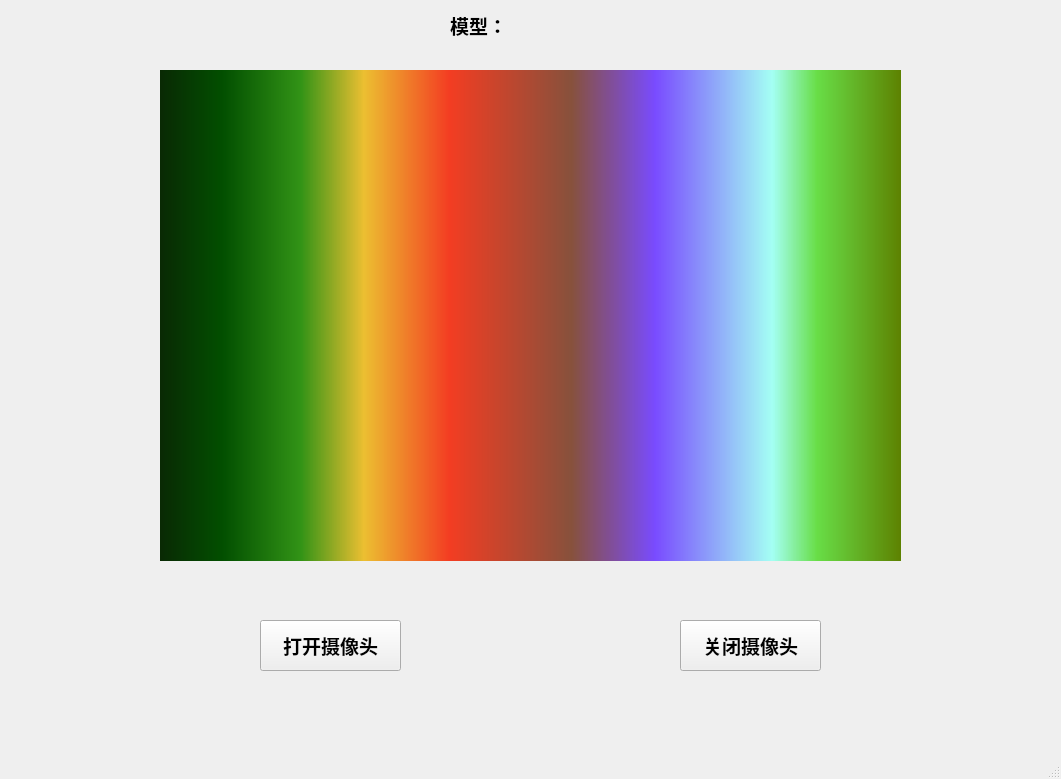
<?xml version="1.0" encoding="UTF-8"?>
<ui version="4.0">
 <class>mainWindow</class>
 <widget class="QMainWindow" name="mainWindow">
  <property name="geometry">
   <rect>
    <x>0</x>
    <y>0</y>
    <width>1061</width>
    <height>779</height>
   </rect>
  </property>
  <property name="windowTitle">
   <string>基于深度学习模型的人脸识别系统</string>
  </property>
  <widget class="QWidget" name="centralwidget">
   <widget class="QLabel" name="label">
    <property name="geometry">
     <rect>
      <x>160</x>
      <y>70</y>
      <width>741</width>
      <height>491</height>
     </rect>
    </property>
    <property name="styleSheet">
     <string notr="true">background-color: qlineargradient(spread:pad, x1:0, y1:0, x2:1, y2:0, stop:0 rgba(9, 41, 4, 255), stop:0.085 rgba(2, 79, 0, 255), stop:0.19 rgba(50, 147, 22, 255), stop:0.275 rgba(236, 191, 49, 255), stop:0.39 rgba(243, 61, 34, 255), stop:0.555 rgba(135, 81, 60, 255), stop:0.667 rgba(121, 75, 255, 255), stop:0.825 rgba(164, 255, 244, 255), stop:0.885 rgba(104, 222, 71, 255), stop:1 rgba(93, 128, 0, 255));</string>
    </property>
    <property name="text">
     <string/>
    </property>
    <property name="scaledContents">
     <bool>false</bool>
    </property>
   </widget>
   <widget class="QPushButton" name="pushButton1">
    <property name="geometry">
     <rect>
      <x>260</x>
      <y>620</y>
      <width>141</width>
      <height>51</height>
     </rect>
    </property>
    <property name="font">
     <font>
      <pointsize>14</pointsize>
      <weight>75</weight>
      <bold>true</bold>
     </font>
    </property>
    <property name="text">
     <string>打开摄像头</string>
    </property>
   </widget>
   <widget class="QPushButton" name="pushButton2">
    <property name="geometry">
     <rect>
      <x>680</x>
      <y>620</y>
      <width>141</width>
      <height>51</height>
     </rect>
    </property>
    <property name="font">
     <font>
      <pointsize>14</pointsize>
      <weight>75</weight>
      <bold>true</bold>
     </font>
    </property>
    <property name="text">
     <string>关闭摄像头</string>
    </property>
   </widget>
   <widget class="QLabel" name="label_2">
    <property name="geometry">
     <rect>
      <x>450</x>
      <y>10</y>
      <width>91</width>
      <height>31</height>
     </rect>
    </property>
    <property name="font">
     <font>
      <pointsize>14</pointsize>
      <weight>75</weight>
      <bold>true</bold>
     </font>
    </property>
    <property name="text">
     <string>模型：</string>
    </property>
   </widget>
   <widget class="QLabel" name="label_3">
    <property name="geometry">
     <rect>
      <x>540</x>
      <y>10</y>
      <width>91</width>
      <height>31</height>
     </rect>
    </property>
    <property name="font">
     <font>
      <pointsize>14</pointsize>
      <weight>75</weight>
      <bold>true</bold>
     </font>
    </property>
    <property name="text">
     <string/>
    </property>
   </widget>
  </widget>
  <widget class="QMenuBar" name="menubar">
   <property name="geometry">
    <rect>
     <x>0</x>
     <y>0</y>
     <width>1061</width>
     <height>26</height>
    </rect>
   </property>
  </widget>
  <widget class="QStatusBar" name="statusbar"/>
 </widget>
 <resources/>
 <connections/>
</ui>
